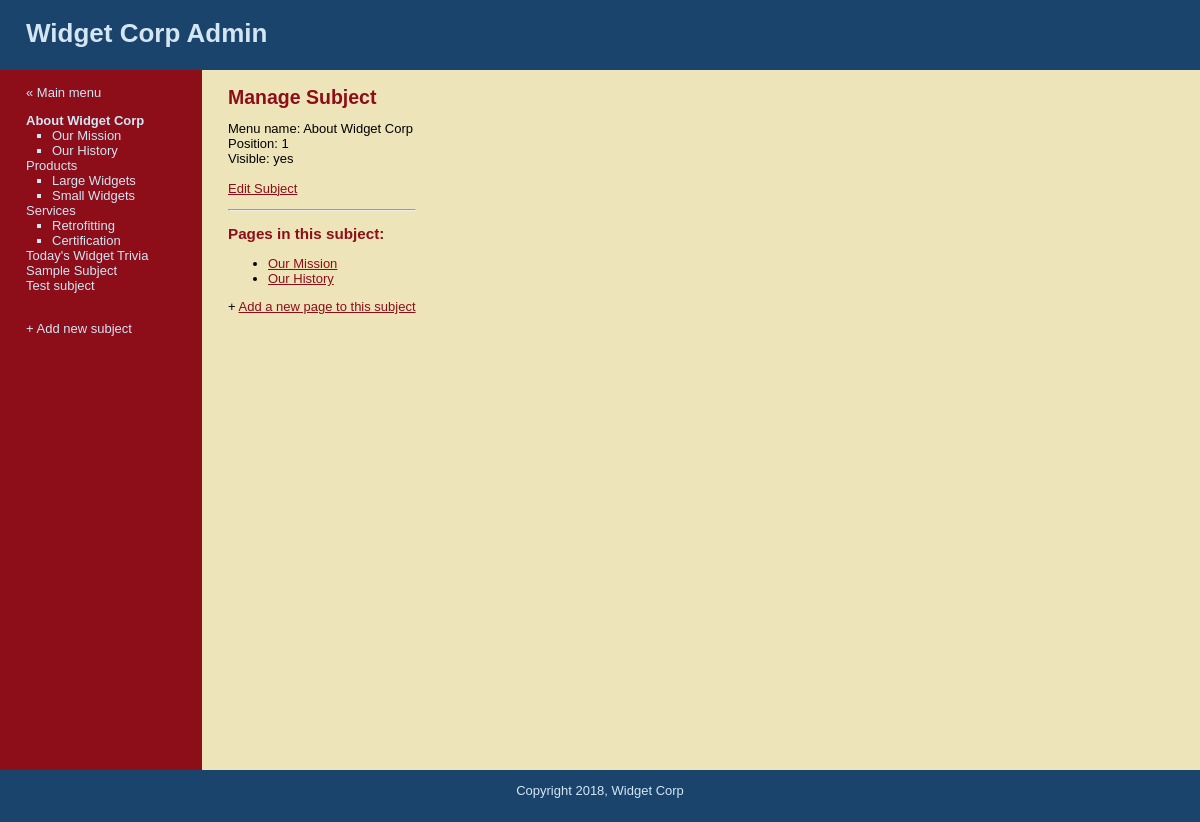
The app's page /manage_content.php?subject=1 (signed in) with its own data.
### tables this page shows
CREATE TABLE `subjects` (
  `id` int(11) NOT NULL AUTO_INCREMENT,
  `menu_name` varchar(30) NOT NULL,
  `position` int(3) NOT NULL,
  `visible` tinyint(1) NOT NULL,
  PRIMARY KEY (`id`)
);

CREATE TABLE `pages` (
  `id` int(11) NOT NULL AUTO_INCREMENT,
  `subject_id` int(11) NOT NULL,
  `menu_name` varchar(30) NOT NULL,
  `position` int(3) NOT NULL,
  `visible` tinyint(1) NOT NULL,
  `content` text,
  PRIMARY KEY (`id`),
  KEY `subject_id` (`subject_id`)
);

### public/manage_content.php (the view, shortened to what this page needs)
<?php require_once("../includes/db_connection.php"); ?>
<?php require_once("../includes/functions.php"); ?>
<?php $layout_context = "admin";?>
<?php include("../includes/layouts/header.php"); ?>
<?php find_selected_page();?>
<div id="main">
 <div id="navigation">
  <br />
  <a href="admin.php">&laquo; Main menu</a><br />
  <?php echo navigation($current_subject, $current_page); ?>
  <br/>
  <a href="new_subject.php">+ Add new subject</a>
 </div>
      <div id="page">
		<?php if ($current_subject) { ?>
			<h2>Manage Subject</h2>
			Menu name: <?php echo htmlentities($current_subject["menu_name"]); ?><br/>
			Position: <?php echo $current_subject["position"]; ?><br/>
			Visible: <?php echo $current_subject["visible"] == 1 ? 'yes': 'no'; ?><br/>
			<br />
			<a href="edit_subject.php?subject=<?php echo urlencode($current_subject["id"]); ?>">Edit Subject</a>
			<hr />
			<h3>Pages in this subject:</h3>
			<?php $page_set = find_pages_for_subject($current_subject["id"], false);?>
				<ul>
				<?php while($page = mysqli_fetch_assoc($page_set)) {  ?>
					<li>
				    <a href="manage_content.php?page=<?php echo urlencode($page["id"]);?>">
				    <?php echo htmlentities($page["menu_name"]);?></a></li>	<?php } ?>
				</ul>
			+ <a href="new_page.php?subject=<?php echo urlencode($current_subject["id"]); ?>">
			Add a new page to this subject</a>
		<?php } else { ?>
			Please, choose a object or a page.
		<?php } ?>
      </div>
    </div>
<?php include("../includes/layouts/footer.php"); ?>

### includes/layouts/header.php (shortened to what this page needs)
<!DOCTYPE html PUBLIC "-//W3C//DTD HTML 4.01 Transitional//EN"
   "http://www.w3.org/TR/html4/loose.dtd">
<html lang="en">
	<head>
		<link href="stylesheets/public.css" media="all" rel="stylesheet" type="text/css" />
	</head>
	<body>
<div id="header">
      <h1>Widget Corp <?php if ($layout_context == "admin") {echo "Admin";}?></h1>
    </div>

### includes/functions.php (shortened to what this page needs)
<?php
	function find_all_subjects($public=true) {
		global $connection;
		$query  = "SELECT * ";
		$query .= "FROM subjects ";
		$query .= "ORDER BY position ASC";
		$subject_set = mysqli_query($connection, $query);
		return $subject_set;
	}
	function find_pages_for_subject($subject_id, $public=true){
		global $connection;
		$safe_subject_id = mysqli_real_escape_string($connection, $subject_id);
		$query  = "SELECT * ";
		$query .= "FROM pages ";
		$query .= "WHERE subject_id = {$safe_subject_id} ";
		$query .= "ORDER BY position ASC";
		$page_set = mysqli_query($connection, $query);
		return $page_set;
	}
	function find_subject_by_id($subject_id, $public=true) {
		global $connection;
		$safe_subject_id = mysqli_real_escape_string($connection, $subject_id);
		$query  = "SELECT * ";
		$query .= "FROM subjects ";
		$query .= "WHERE id = {$safe_subject_id} ";
		$query .= "LIMIT 1";
		$subject_set = mysqli_query($connection, $query);
		if ($subject = mysqli_fetch_assoc($subject_set)) {
			return $subject;
		} else {
			return null;
		}
	}
	function find_selected_page($public=false) {
	if (isset($_GET["subject"])) {
		$current_subject = find_subject_by_id($_GET["subject"], $public);
		if ($current_subject && $public) {
			$current_page = find_default_page_for_subject($current_subject["id"]);
		} else {
			$current_page = null;
		}
	} elseif (isset($_GET["page"])) {
		$current_page = find_page_by_id($_GET["page"], $public);
	    $current_subject = null;
	} else {
			$current_subject = null;
			$current_page = null;
	    }
	}
	function navigation($subject_array, $page_array) {
		$output = "<ul class=\"subjects\">";
	    $subject_set = find_all_subjects(false);
		while($subject = mysqli_fetch_assoc($subject_set)) {
			$output .= "<li";
				if ($subject_array && $subject["id"] == $subject_array["id"]) {
					$output .= " class=\"selected\"";
	            }
			$output .= ">";
			$output .= "<a href=\"manage_content.php?subject=";
			$output .= urlencode($subject["id"]);
			$output .= "\">";
			$output .= htmlentities($subject["menu_name"]);
			$output .= "</a>";
				$page_set = find_pages_for_subject($subject["id"], false);
				$output .= "<ul class=\"pages\">";
				while($page = mysqli_fetch_assoc($page_set)) {
					$output .= "<li";
					$output .= ">";
				    $output .= "<a href=\"manage_content.php?page=";
					$output .= urlencode($page["id"]);
					$output .= "\">";
				    $output .= htmlentities($page["menu_name"]);
					$output .= "</a></li>";
				}
			$output .= "</ul></li>";
		}
        $output .= "</ul>";
		return $output;
	}
?>

### includes/layouts/footer.php (shortened to what this page needs)
<div id="footer">Copyright <?php echo date("Y"); ?>, Widget Corp</div>
	</body>
</html>

### public/stylesheets/public.css (style rules this page uses)
html { height: 100%; width: 100%; }
body { width: 100%; height: 100%; margin: 0; padding: 0; border: 0; font-family: Verdana, Arial, Helvetica, sans-serif; font-size: 13px; line-height: 15px; background: #EEE4B9; }
a { color: #8D0D19; }
#header { height: 70px; margin: 0; padding: 0; text-align: left; background: #1A446C; color: #D4E6F4; }
#header h1 { padding: 1em; margin: 0; }
#main { height: 700px; width: 100%; margin: 0; padding: 0; background: #EEE4B9; }
#footer { clear: both; height: 2em; margin: 0; padding: 1em; text-align: center; background: #1A446C; color: #D4E6F4; }
#navigation { float: left; width: 150px; height: 100%; margin: 0; padding: 0 2em; color: #D4E6F4; background: #8D0D19; }
#navigation a { color: #D4E6F4; text-decoration: none; }
ul.subjects { margin: 1em 0; padding-left: 0; list-style: none; }
ul.pages { padding-left: 2em; list-style: square; font-weight: normal; }
.selected { font-weight: bold; }
#page { float: left; height: 100%; padding-left: 2em; vertical-align: top; background: #EEE4B9; }
#page h2 { color: #8D0D19; margin-top: 1em; }
#page h3 { color: #8D0D19; }

### records on screen
subjects: value "About Widget Corp", menu_name "About Widget Corp", position "1"
pages: value "Our Mission", menu_name "Our Mission"
pages: value "Our History", menu_name "Our History"
subjects: value "Products"
pages: value "Large Widgets"
pages: value "Small Widgets"
subjects: value "Services"
pages: value "Retrofitting"
pages: value "Certification"
subjects: value "Today's Widget Trivia"
subjects: value "Sample Subject"
subjects: value "Test subject"
